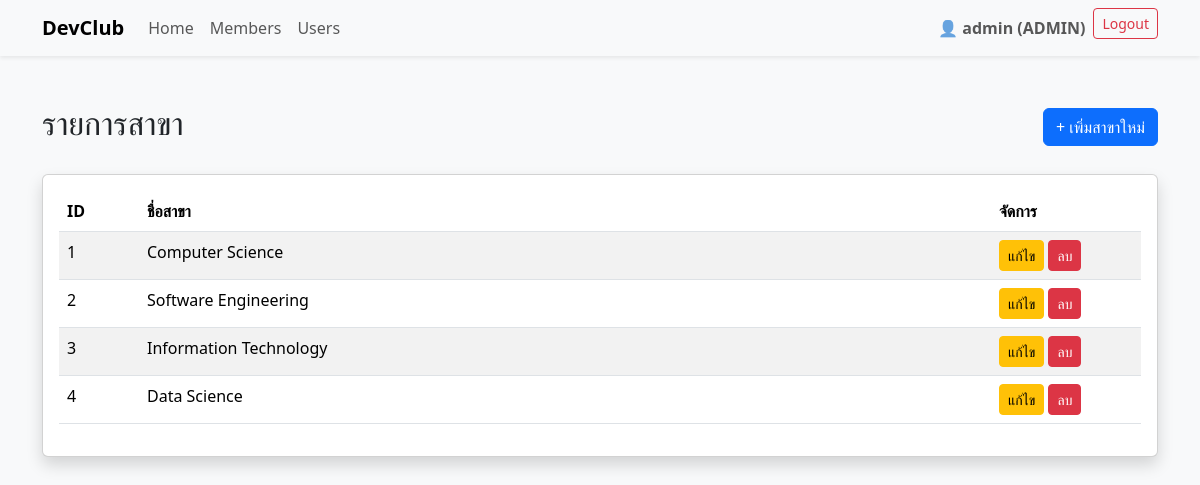
Screenshot of /frontend/majors.php (signed in) with the database file from the repository.
### tables this page shows
CREATE TABLE `majors` (
  `id` int(11) NOT NULL,
  `name` varchar(100) NOT NULL
);

### frontend/majors.php (the view, shortened to what this page needs)
<?php
require_once "../configs/connect.php";
$stmt = $conn->query("SELECT * FROM majors ORDER BY id ASC");
$majors = $stmt->fetchAll(PDO::FETCH_ASSOC);
?>
<!doctype html>
<html lang="en">
<head>
    <link href="https://cdn.jsdelivr.net/npm/bootstrap@5.3.2/dist/css/bootstrap.min.css" rel="stylesheet">
</head>
<body class="bg-light">
    <?php require_once "../layouts/navbar.php"; ?>
    <div class="container py-5">
        <div class="d-flex justify-content-between align-items-center mb-4">
            <h2>รายการสาขา</h2>
            <a href="form_major.php" class="btn btn-primary">+ เพิ่มสาขาใหม่</a>
        </div>
        <div class="card shadow">
            <div class="card-body">
                <table class="table table-striped table-hover">
                    <thead>
                        <tr>
                            <th width="80">ID</th>
                            <th>ชื่อสาขา</th>
                            <th width="150">จัดการ</th>
                        </tr>
                    </thead>
                    <tbody>
                        <?php $counter = 1;
                        foreach ($majors as $major): ?>
                            <tr>
                                <td><?= $counter ?></td>
                                <td><?= htmlspecialchars($major['name']) ?></td>
                                <td>
                                    <a href="form_major.php?id=<?= $major['id'] ?>"
                                        class="btn btn-warning btn-sm">แก้ไข</a>
                                    <a href="../backend/major_api.php?delete=<?= $major['id'] ?>"
                                        class="btn btn-danger btn-sm"
                                        onclick="return confirm('ยืนยันการลบสาขานี้?');">
                                        ลบ
                                    </a>
                                </td>
                            </tr>
                        <?php $counter++;
                        endforeach; ?>
                    </tbody>
                </table>
            </div>
        </div>
    </div>
</body>
</html>

### rows the page displays
majors: name "Computer Science"
majors: name "Software Engineering"
majors: name "Information Technology"
majors: name "Data Science"

### other values shown
$_SESSION['username'] "admin"
$_SESSION['role'] "ADMIN"
